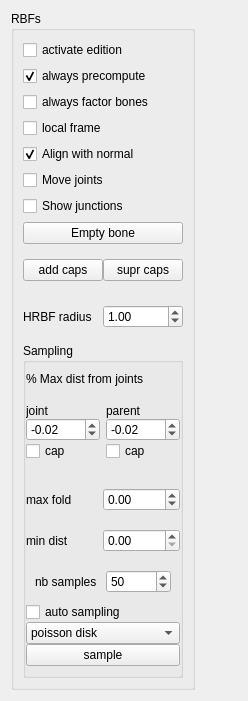
       <widget class="QWidget" name="bone_editor">
        <property name="geometry">
         <rect>
          <x>0</x>
          <y>0</y>
          <width>248</width>
          <height>633</height>
         </rect>
        </property>
        <attribute name="label">
         <string>Bone edition</string>
        </attribute>
        <layout class="QHBoxLayout" name="horizontalLayout_4">
         <item>
          <layout class="QVBoxLayout" name="vert_layout_bone_editor">
           <item>
            <widget class="QGroupBox" name="box_edit_RBF">
             <property name="title">
              <string>RBFs</string>
             </property>
             <layout class="QVBoxLayout" name="verticalLayout_15">
              <item>
               <widget class="QCheckBox" name="rbf_edition">
                <property name="toolTip">
                 <string>Enable hrbf point selection you can delete or move a point</string>
                </property>
                <property name="text">
                 <string>activate edition</string>
                </property>
               </widget>
              </item>
              <item>
               <widget class="QCheckBox" name="cBox_always_precompute">
                <property name="toolTip">
                 <string>Keeps the bones to a precomputed type.
When editing bones the resulting HRBF will 
be automatically converted to a precomputed primitive.</string>
                </property>
                <property name="text">
                 <string>always precompute</string>
                </property>
                <property name="checked">
                 <bool>true</bool>
                </property>
               </widget>
              </item>
              <item>
               <widget class="QCheckBox" name="checkB_factor_siblings">
                <property name="toolTip">
                 <string>&lt;!DOCTYPE HTML PUBLIC &quot;-//W3C//DTD HTML 4.0//EN&quot; &quot;http://www.w3.org/TR/REC-html40/strict.dtd&quot;&gt;
&lt;html&gt;&lt;head&gt;&lt;meta name=&quot;qrichtext&quot; content=&quot;1&quot; /&gt;&lt;style type=&quot;text/css&quot;&gt;
p, li { white-space: pre-wrap; }
&lt;/style&gt;&lt;/head&gt;&lt;body style=&quot; font-family:'MS Shell Dlg 2'; font-size:8.25pt; font-weight:400; font-style:normal;&quot;&gt;
&lt;p style=&quot; margin-top:0px; margin-bottom:0px; margin-left:0px; margin-right:0px; -qt-block-indent:0; text-indent:0px;&quot;&gt;&lt;span style=&quot; font-size:8pt;&quot;&gt;When sampling a bone which has several siblings (same bone parent)&lt;/span&gt;&lt;/p&gt;
&lt;p style=&quot; margin-top:0px; margin-bottom:0px; margin-left:0px; margin-right:0px; -qt-block-indent:0; text-indent:0px;&quot;&gt;&lt;span style=&quot; font-size:8pt;&quot;&gt;samples for every children will be added to the first child.&lt;/span&gt;&lt;/p&gt;
&lt;p style=&quot; margin-top:0px; margin-bottom:0px; margin-left:0px; margin-right:0px; -qt-block-indent:0; text-indent:0px;&quot;&gt;&lt;span style=&quot; font-size:8pt;&quot;&gt;The other children will be ignored.&lt;/span&gt;&lt;/p&gt;
&lt;p style=&quot;-qt-paragraph-type:empty; margin-top:0px; margin-bottom:0px; margin-left:0px; margin-right:0px; -qt-block-indent:0; text-indent:0px; font-size:8pt;&quot;&gt;&lt;/p&gt;&lt;/body&gt;&lt;/html&gt;</string>
                </property>
                <property name="text">
                 <string>always factor bones</string>
                </property>
               </widget>
              </item>
              <item>
               <widget class="QCheckBox" name="local_frame">
                <property name="toolTip">
                 <string>Set the frame to the local frame of the curently
selected bone</string>
                </property>
                <property name="text">
                 <string>local frame</string>
                </property>
               </widget>
              </item>
              <item>
               <widget class="QCheckBox" name="checkB_align_with_normal">
                <property name="text">
                 <string>Align with normal</string>
                </property>
                <property name="checked">
                 <bool>true</bool>
                </property>
               </widget>
              </item>
              <item>
               <widget class="QCheckBox" name="move_joints">
                <property name="text">
                 <string>Move joints</string>
                </property>
               </widget>
              </item>
              <item>
               <widget class="QCheckBox" name="checkB_show_junction">
                <property name="text">
                 <string>Show junctions</string>
                </property>
               </widget>
              </item>
              <item>
               <widget class="QPushButton" name="pushB_empty_bone">
                <property name="toolTip">
                 <string>&lt;!DOCTYPE HTML PUBLIC &quot;-//W3C//DTD HTML 4.0//EN&quot; &quot;http://www.w3.org/TR/REC-html40/strict.dtd&quot;&gt;
&lt;html&gt;&lt;head&gt;&lt;meta name=&quot;qrichtext&quot; content=&quot;1&quot; /&gt;&lt;style type=&quot;text/css&quot;&gt;
p, li { white-space: pre-wrap; }
&lt;/style&gt;&lt;/head&gt;&lt;body style=&quot; font-family:'MS Shell Dlg 2'; font-size:8.25pt; font-weight:400; font-style:normal;&quot;&gt;
&lt;p style=&quot; margin-top:0px; margin-bottom:0px; margin-left:0px; margin-right:0px; -qt-block-indent:0; text-indent:0px;&quot;&gt;&lt;span style=&quot; font-size:8pt;&quot;&gt;Erase hrbf samples from the selected bones.&lt;/span&gt;&lt;/p&gt;&lt;/body&gt;&lt;/html&gt;</string>
                </property>
                <property name="text">
                 <string>Empty bone</string>
                </property>
               </widget>
              </item>
              <item>
               <widget class="QWidget" name="widget_24" native="true">
                <layout class="QHBoxLayout" name="horizontalLayout_30">
                 <property name="spacing">
                  <number>0</number>
                 </property>
                 <property name="leftMargin">
                  <number>0</number>
                 </property>
                 <property name="rightMargin">
                  <number>0</number>
                 </property>
                 <item>
                  <widget class="QPushButton" name="pButton_add_caps">
                   <property name="toolTip">
                    <string>Close HRBF with caps at both ends of the selected joints</string>
                   </property>
                   <property name="text">
                    <string>add caps</string>
                   </property>
                  </widget>
                 </item>
                 <item>
                  <widget class="QPushButton" name="pButton_supr_caps">
                   <property name="text">
                    <string>supr caps</string>
                   </property>
                  </widget>
                 </item>
                </layout>
               </widget>
              </item>
              <item>
               <widget class="QWidget" name="widget_16" native="true">
                <layout class="QHBoxLayout" name="horizontalLayout_7">
                 <property name="spacing">
                  <number>0</number>
                 </property>
                 <property name="leftMargin">
                  <number>0</number>
                 </property>
                 <property name="rightMargin">
                  <number>0</number>
                 </property>
                 <item>
                  <widget class="QLabel" name="lbl_hrbf_radius">
                   <property name="text">
                    <string>HRBF radius</string>
                   </property>
                  </widget>
                 </item>
                 <item>
                  <widget class="QDoubleSpinBox" name="dSpinB_hrbf_radius">
                   <property name="singleStep">
                    <double>0.500000000000000</double>
                   </property>
                   <property name="value">
                    <double>1.000000000000000</double>
                   </property>
                  </widget>
                 </item>
                </layout>
               </widget>
              </item>
              <item>
               <widget class="QGroupBox" name="groupBx_auto_sampling">
                <property name="title">
                 <string>Sampling</string>
                </property>
                <layout class="QVBoxLayout" name="verticalLayout_29">
                 <property name="spacing">
                  <number>0</number>
                 </property>
                 <property name="leftMargin">
                  <number>0</number>
                 </property>
                 <property name="rightMargin">
                  <number>0</number>
                 </property>
                 <item>
                  <widget class="QLabel" name="lbl_per_max_dist_from_joints">
                   <property name="toolTip">
                    <string>Set a distance threshold from sample to the joints
to choose them.</string>
                   </property>
                   <property name="text">
                    <string>% Max dist from joints</string>
                   </property>
                  </widget>
                 </item>
                 <item>
                  <widget class="QWidget" name="widget_grp_max_dist_from_joints" native="true">
                   <layout class="QHBoxLayout" name="horizontalLayout_17">
                    <property name="leftMargin">
                     <number>0</number>
                    </property>
                    <property name="rightMargin">
                     <number>0</number>
                    </property>
                    <item>
                     <widget class="QWidget" name="widget_grp_joint" native="true">
                      <layout class="QVBoxLayout" name="verticalLayout_31">
                       <property name="spacing">
                        <number>0</number>
                       </property>
                       <property name="leftMargin">
                        <number>0</number>
                       </property>
                       <property name="rightMargin">
                        <number>0</number>
                       </property>
                       <item>
                        <widget class="QLabel" name="lbl_max_dist_joint">
                         <property name="text">
                          <string>joint</string>
                         </property>
                        </widget>
                       </item>
                       <item>
                        <widget class="QDoubleSpinBox" name="dSpinB_max_dist_joint">
                         <property name="minimum">
                          <double>-1.000000000000000</double>
                         </property>
                         <property name="maximum">
                          <double>1.000000000000000</double>
                         </property>
                         <property name="singleStep">
                          <double>0.100000000000000</double>
                         </property>
                         <property name="value">
                          <double>-0.020000000000000</double>
                         </property>
                        </widget>
                       </item>
                       <item>
                        <widget class="QCheckBox" name="checkB_cap_joint">
                         <property name="toolTip">
                          <string>Add hrbf sample to the tip of the selected joint</string>
                         </property>
                         <property name="text">
                          <string>cap</string>
                         </property>
                         <property name="checked">
                          <bool>false</bool>
                         </property>
                        </widget>
                       </item>
                      </layout>
                     </widget>
                    </item>
                    <item>
                     <widget class="QWidget" name="widget_grp_parent" native="true">
                      <layout class="QVBoxLayout" name="verticalLayout_30">
                       <property name="spacing">
                        <number>0</number>
                       </property>
                       <property name="leftMargin">
                        <number>0</number>
                       </property>
                       <property name="rightMargin">
                        <number>0</number>
                       </property>
                       <item>
                        <widget class="QLabel" name="lbl_max_dist_parent">
                         <property name="text">
                          <string>parent</string>
                         </property>
                        </widget>
                       </item>
                       <item>
                        <widget class="QDoubleSpinBox" name="dSpinB_max_dist_parent">
                         <property name="minimum">
                          <double>-1.000000000000000</double>
                         </property>
                         <property name="maximum">
                          <double>1.000000000000000</double>
                         </property>
                         <property name="singleStep">
                          <double>0.100000000000000</double>
                         </property>
                         <property name="value">
                          <double>-0.020000000000000</double>
                         </property>
                        </widget>
                       </item>
                       <item>
                        <widget class="QCheckBox" name="checkB_capparent">
                         <property name="toolTip">
                          <string>Add hrbf sample to the tip of the parent of the selected joint.</string>
                         </property>
                         <property name="text">
                          <string>cap</string>
                         </property>
                         <property name="checked">
                          <bool>false</bool>
                         </property>
                        </widget>
                       </item>
                      </layout>
                     </widget>
                    </item>
                   </layout>
                  </widget>
                 </item>
                 <item>
                  <widget class="QWidget" name="widget_grp_max_fold" native="true">
                   <layout class="QHBoxLayout" name="horizontalLayout_18">
                    <property name="spacing">
                     <number>0</number>
                    </property>
                    <property name="leftMargin">
                     <number>0</number>
                    </property>
                    <property name="rightMargin">
                     <number>0</number>
                    </property>
                    <item>
                     <widget class="QLabel" name="lbl_max_fold">
                      <property name="toolTip">
                       <string>We choose a sample if:
max fold &gt; (vertex orthogonal dir to the bone) dot (vertex normal)</string>
                      </property>
                      <property name="text">
                       <string>max fold</string>
                      </property>
                     </widget>
                    </item>
                    <item>
                     <widget class="QDoubleSpinBox" name="dSpinB_max_fold">
                      <property name="minimum">
                       <double>-1.000000000000000</double>
                      </property>
                      <property name="maximum">
                       <double>1.000000000000000</double>
                      </property>
                      <property name="singleStep">
                       <double>0.100000000000000</double>
                      </property>
                     </widget>
                    </item>
                   </layout>
                  </widget>
                 </item>
                 <item>
                  <widget class="QWidget" name="widget_14" native="true">
                   <layout class="QHBoxLayout" name="horizontalLayout_21">
                    <property name="spacing">
                     <number>0</number>
                    </property>
                    <property name="leftMargin">
                     <number>0</number>
                    </property>
                    <property name="rightMargin">
                     <number>0</number>
                    </property>
                    <item>
                     <widget class="QLabel" name="label_2">
                      <property name="toolTip">
                       <string>Minimal distance between two HRBF sample</string>
                      </property>
                      <property name="text">
                       <string>min dist</string>
                      </property>
                     </widget>
                    </item>
                    <item>
                     <widget class="QDoubleSpinBox" name="dSpinB_min_dist_samples">
                      <property name="maximum">
                       <double>999.990000000000009</double>
                      </property>
                      <property name="singleStep">
                       <double>0.010000000000000</double>
                      </property>
                      <property name="value">
                       <double>0.000000000000000</double>
                      </property>
                     </widget>
                    </item>
                   </layout>
                  </widget>
                 </item>
                 <item>
                  <widget class="QWidget" name="widget_25" native="true">
                   <layout class="QHBoxLayout" name="horizontalLayout_31">
                    <item>
                     <widget class="QLabel" name="lbl_nb_samples">
                      <property name="toolTip">
                       <string>Minimal number of samples.
(this value is used only whe the value min dist is zero)</string>
                      </property>
                      <property name="text">
                       <string>nb samples</string>
                      </property>
                     </widget>
                    </item>
                    <item>
                     <widget class="QSpinBox" name="spinB_nb_samples_psd">
                      <property name="maximum">
                       <number>1000</number>
                      </property>
                      <property name="singleStep">
                       <number>20</number>
                      </property>
                      <property name="value">
                       <number>50</number>
                      </property>
                     </widget>
                    </item>
                   </layout>
                  </widget>
                 </item>
                 <item>
                  <widget class="QCheckBox" name="checkB_auto_sample">
                   <property name="toolTip">
                    <string>When activated samples are choosen automatically 
as the parameters changes.</string>
                   </property>
                   <property name="text">
                    <string>auto sampling</string>
                   </property>
                  </widget>
                 </item>
                 <item>
                  <widget class="QComboBox" name="cBox_sampling_type">
                   <item>
                    <property name="text">
                     <string>poisson disk</string>
                    </property>
                   </item>
                   <item>
                    <property name="text">
                     <string>adhoc sampling</string>
                    </property>
                   </item>
                   <item>
                    <property name="text">
                     <string>gael optimal</string>
                    </property>
                   </item>
                  </widget>
                 </item>
                 <item>
                  <widget class="QPushButton" name="choose_hrbf_samples">
                   <property name="toolTip">
                    <string>Choose the samples and reconstruct implicit surfaces 
bounds to each bone (solve the linear system).</string>
                   </property>
                   <property name="text">
                    <string>sample</string>
                   </property>
                  </widget>
                 </item>
                </layout>
               </widget>
              </item>
             </layout>
            </widget>
           </item>
           <item>
            <spacer name="verticalSpacer_3">
             <property name="orientation">
              <enum>Qt::Vertical</enum>
             </property>
             <property name="sizeHint" stdset="0">
              <size>
               <width>20</width>
               <height>40</height>
              </size>
             </property>
            </spacer>
           </item>
          </layout>
         </item>
         <item>
          <spacer name="horizontalSpacer_3">
           <property name="orientation">
            <enum>Qt::Horizontal</enum>
           </property>
           <property name="sizeHint" stdset="0">
            <size>
             <width>40</width>
             <height>20</height>
            </size>
           </property>
          </spacer>
         </item>
        </layout>
       </widget>
